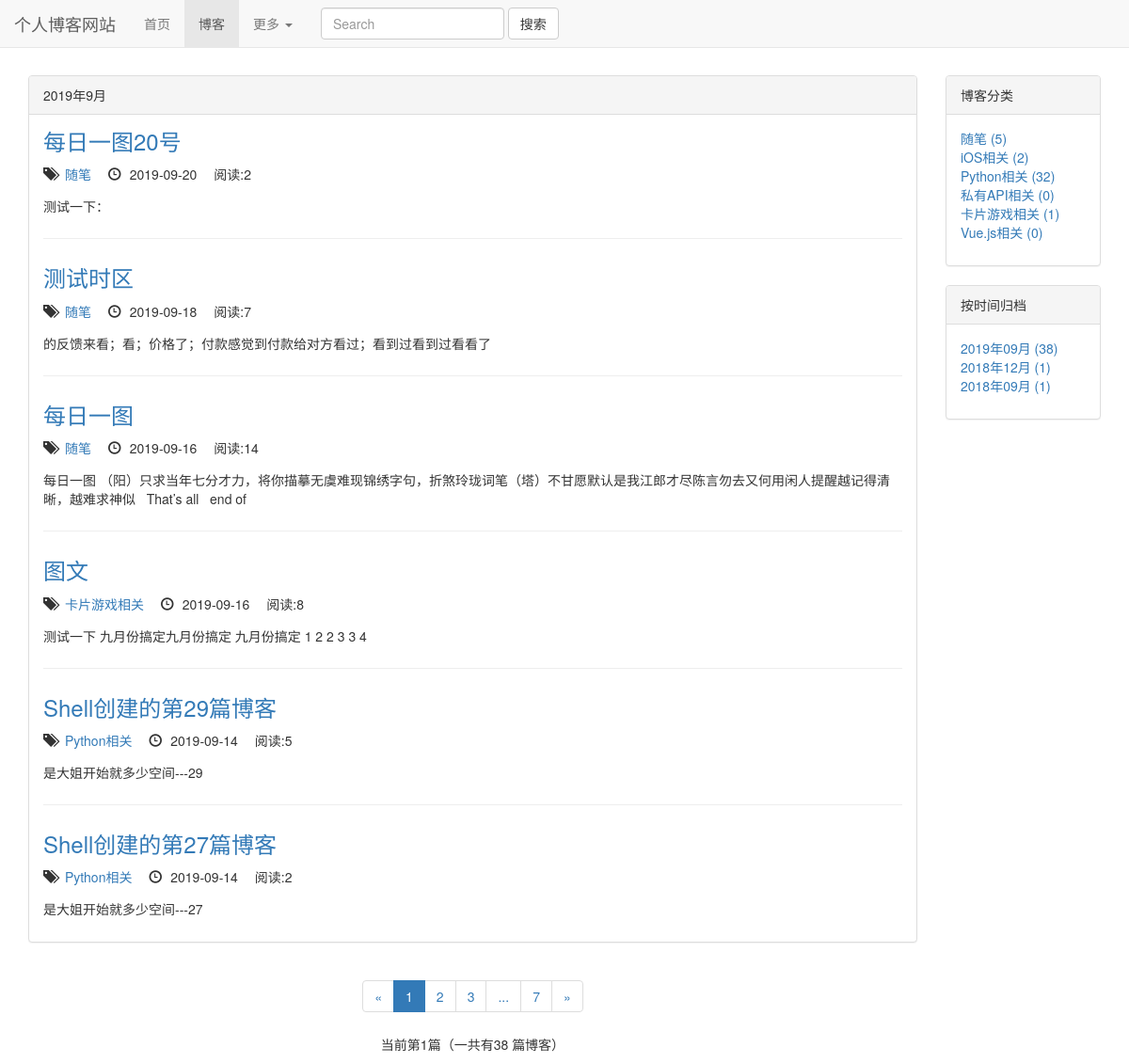
Page /blogs/date_of_blogs/2019/9 on the earlier database version.
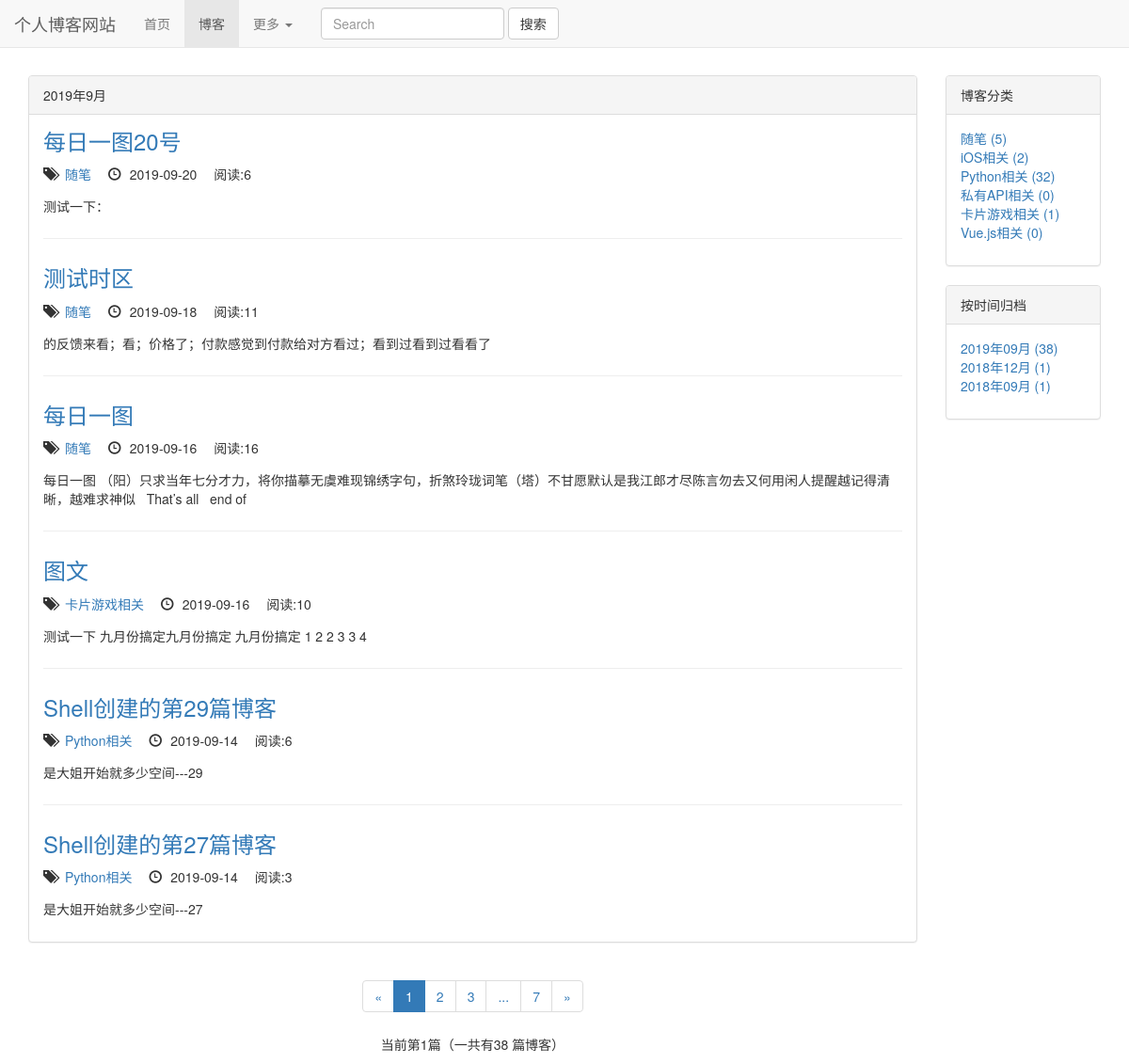
Same page on the later database version.
### blogs/models.py (models this page shows, shortened)
class Blog(models.Model,ReadNumExtension):
    title = models.CharField(max_length=50)
    blog_type = models.ForeignKey(BlogType, on_delete=models.DO_NOTHING)
    content = RichTextUploadingField()
    author = models.ForeignKey(User, on_delete=models.DO_NOTHING)
    create_time = models.DateTimeField(auto_now_add=True)
    last_update_time = models.DateTimeField(auto_now=True)
    readDetails = GenericRelation(ReadNumDetail)  # 反向关联获取
    class Meta:
        ordering = ['-create_time']

class BlogType(models.Model):
    type_name = models.CharField(max_length=15)

### read_statistics/models.py (models this page shows)
class ReadNum(models.Model):
    read_num = models.IntegerField(default=0)
    content_type = models.ForeignKey(ContentType, on_delete=models.DO_NOTHING)
    object_id = models.PositiveIntegerField()
    content_object = GenericForeignKey('content_type', 'object_id')

### blogs/views.py (the view)
# urls.py: re_path(r'^date_of_blogs/(\d+)/(\d+)$', views.blog_dates, name='blog_dates'),
def blog_dates(request, year, month):
    blogs = Blog.objects.filter(create_time__year=year, create_time__month=month)
    context = blog_datas_common(request, blogs)
    context['blog_title_with_date'] = "%s年%s月" % (year, month)
    return render(request, 'blogs/blog_dates.html', context)

### read_statistics/models.py (called while the page is built)
    def get_read_num(self):
        try:
            ct = ContentType.objects.get_for_model(self)
            readnum = ReadNum.objects.get(content_type=ct, object_id=self.pk)
            return readnum.read_num
        except exceptions.ObjectDoesNotExist:
            return 0

### templates/blogs/blog_dates.html
{% extends 'blogs/blog_index.html' %}
{% block blog_title_header %}
    {{ blog_title_with_date }}
{% endblock %}

### templates/blogs/blog_index.html (shortened to what the changed rows need)
{% extends 'base.html' %}
{% load staticfiles %}
{% block cssstyle %}
    <link rel="stylesheet" href="{% static 'blog_css/blog.css' %}">
{% endblock %}
{% block content %}
    <div class="container">
        <div class="row">
            <div class="col-xs-12 col-sm-8 col-md-9 col-lg-10">
                <div class="panel panel-default">
                    <div class="panel-body">
                        <ul class="blog_types">
                            {% for blog in page_of_blogs.object_list %}
                                <div class="every_blog">
                                    <h3><a href="{% url 'blogs_module:blog_details' blog.pk %}">{{ blog.title }}</a>
                                    </h3>
                                    <ul class="blog_list_style">
                                        <li>
                                            <span class="glyphicon glyphicon-tags"></span> <a
                                                href="{% url 'blogs_module:blog_types' blog.blog_type.pk %}"> {{ blog.blog_type.type_name }}</a>
                                        </li>
                                        <li><span
                                                class="glyphicon glyphicon-time"></span> {{ blog.create_time|date:"Y-m-d" }}
                                        </li>
                                         <li>
                                             阅读:{{ blog.get_read_num }}
                                        </li>
                                    </ul>
                                    <p>{{ blog.content |striptags | truncatechars:130 |safe}}</p>
                                </div>
                            {% empty %}
                                <div class="every_blog">
                                    <p>--暂无博客，敬请期待--</p>
                                </div>
                            {% endfor %}
                        </ul>
                    </div>
                </div>
            </div>
        </div>
    </div>
{% endblock %}

Differences in the rows shown:
changed through a linked row, Blog "每日一图20号": get_read_num "2" → "6"
changed through a linked row, Blog "测试时区": get_read_num "7" → "11"
changed through a linked row, Blog "每日一图": get_read_num "14" → "16"
changed through a linked row, Blog "图文": get_read_num "8" → "10"
changed through a linked row, Blog "Shell创建的第29篇博客": get_read_num "5" → "6"
changed through a linked row, Blog "Shell创建的第27篇博客": get_read_num "2" → "3"
